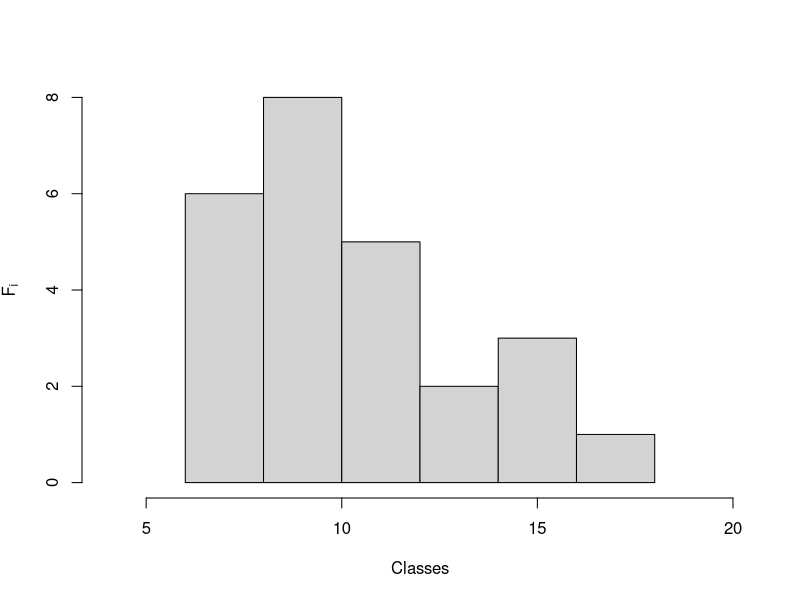

Here is the R script that generated this plot: (Note: this script raises an error after producing the figure.)
x = c(9, 10, 12, 10, 8, 15, 10, 13, 15, 8, 10, 7, 8, 6, 16, 9, 17, 
13, 11, 11, 8, 10, 12, 11, 9)

hist(x,xlim=c(4,20),xlab="Classes",ylab=expression(F[i]),main="")
lines(c(5,h$mids,19),c(0,h$counts,0))

plot(c(5,h$mids,19),c(0,h$counts,0),type="l",xlab="Classes",ylab=expression(F[i]))
